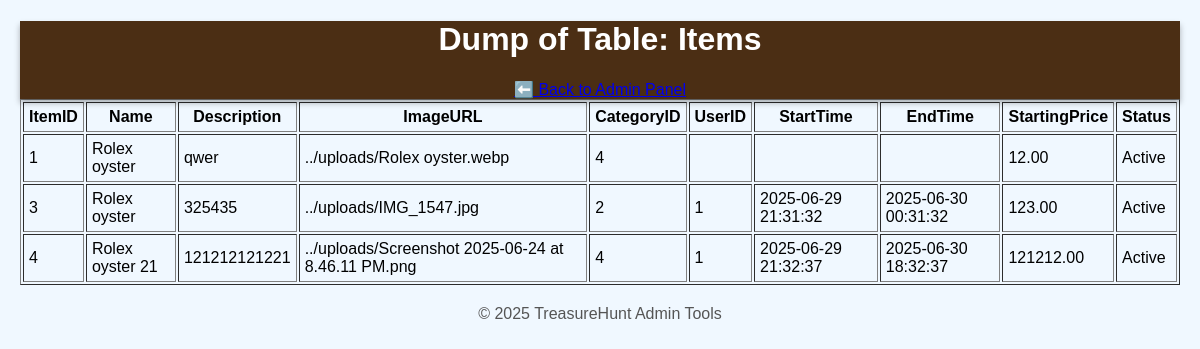
The app's page /table_dump.php?table=Items (signed in) with its own data.
### tables this page shows
CREATE TABLE `Items` (
  `ItemID` int(11) NOT NULL,
  `Name` varchar(100) NOT NULL,
  `Description` text DEFAULT NULL,
  `ImageURL` varchar(255) DEFAULT NULL,
  `CategoryID` int(11) DEFAULT NULL,
  `UserID` int(11) DEFAULT NULL,
  `StartTime` datetime DEFAULT NULL,
  `EndTime` datetime DEFAULT NULL,
  `StartingPrice` decimal(10,2) DEFAULT NULL,
  `Status` enum('Active','Sold','Expired') DEFAULT 'Active'
);

### table_dump.php (the view, shortened to what this page needs)
<?php
require 'db.php';
$table = isset($_GET['table']) ? preg_replace("/[^a-zA-Z0-9_]/", "", $_GET['table']) : '';
try {
    $sql = "SELECT * FROM `$table`";
    $stmt = $conn->query($sql);
    $results = $stmt->fetchAll(PDO::FETCH_ASSOC);
} catch (PDOException $e) {
    die("Error: " . $e->getMessage());
}
?>
<!DOCTYPE html>
<html lang="en">
<head>
    <link rel="stylesheet" href="style.css">
</head>
<body>
    <header>
        <h1> Dump of Table: <?= htmlspecialchars($table) ?></h1>
        <a href="AdminPanel.html">⬅️ Back to Admin Panel</a>
    </header>
    <main>
        <?php if (empty($results)): ?>
            <p>No results found.</p>
        <?php else: ?>
            <table border="1" cellpadding="5">
                <thead>
                    <tr>
                        <?php foreach (array_keys($results[0]) as $col): ?>
                            <th><?= htmlspecialchars($col) ?></th>
                        <?php endforeach; ?>
                    </tr>
                </thead>
                <tbody>
                    <?php foreach ($results as $row): ?>
                        <tr>
                            <?php foreach ($row as $cell): ?>
                                <td><?= htmlspecialchars($cell) ?></td>
                            <?php endforeach; ?>
                        </tr>
                    <?php endforeach; ?>
                </tbody>
            </table>
        <?php endif; ?>
    </main>
    <footer>
        <p>&copy; 2025 TreasureHunt Admin Tools</p>
    </footer>
</body>
</html>

### style.css (style rules this page uses)
body { font-family: 'Poppins', Arial, sans-serif; margin: 20px; background-color: #f0f8ff; color: #000; }
header { background-color: #4b2e14; color: white; position: relative; text-align: center; box-shadow: 0 4px 6px rgba(0, 0, 0, 0.3); }
footer { text-align: center; margin-top: 20px; color: #555; clear: both; }

### records on screen
items: ItemID "1", Name "Rolex oyster", Description "qwer", ImageURL "../uploads/Rolex oyster.webp", CategoryID "4", StartingPrice "12.00", Status "Active"
items: ItemID "3", Name "Rolex oyster", Description "325435", ImageURL "../uploads/IMG_1547.jpg", CategoryID "2", UserID "1", StartTime "2025-06-29 21:31:32", EndTime "2025-06-30 00:31:32", StartingPrice "123.00", Status "Active"
items: cell "4", Name "Rolex oyster 21", Description "121212121221", ImageURL "../uploads/Screenshot 2025-06-24 at 8.46.11 PM.png", UserID "1", StartTime "2025-06-29 21:32:37", EndTime "2025-06-30 18:32:37", StartingPrice "121212.00", Status "Active"

### other values on screen
$table "Items"
$col "ItemID"
$col "Name"
$col "Description"
$col "ImageURL"
$col "CategoryID"
$col "UserID"
$col "StartTime"
$col "EndTime"
$col "StartingPrice"
$col "Status"
